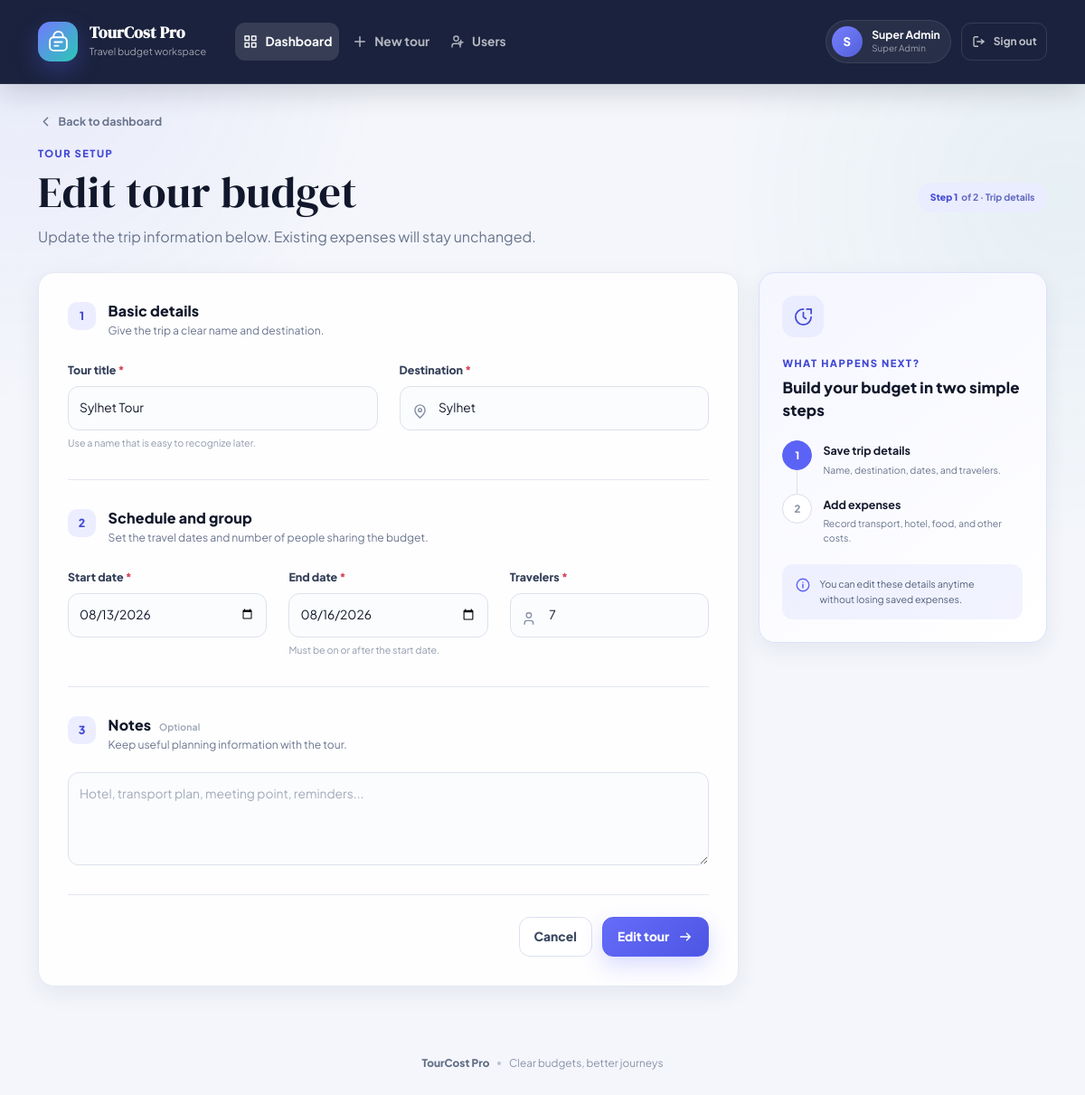
Before: /tour/2/edit (signed in) with the older database file.
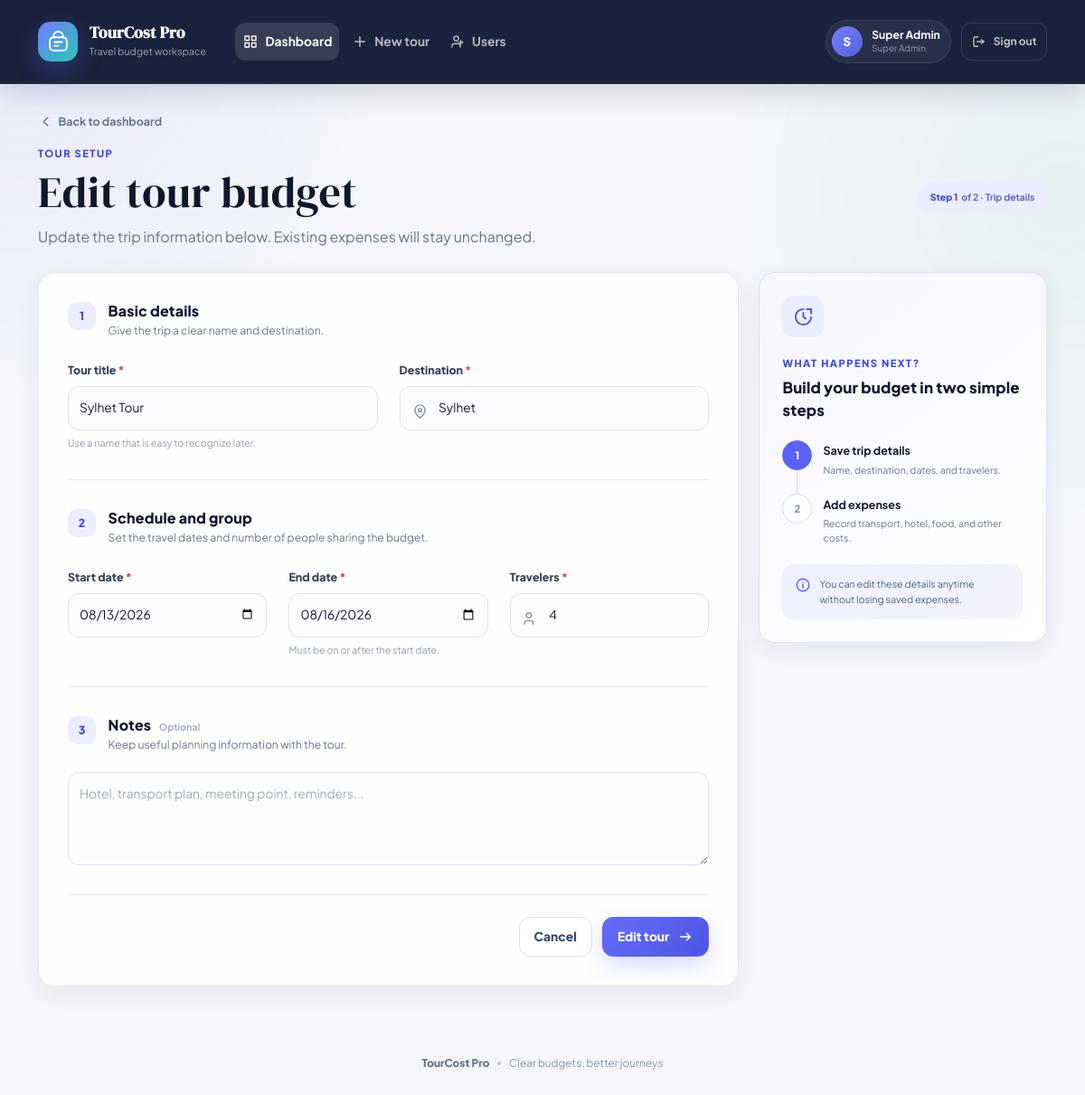
After: the same page with the newer database file.
### tables this page shows
CREATE TABLE tours (
                id INTEGER PRIMARY KEY AUTOINCREMENT,
                title TEXT NOT NULL,
                destination TEXT NOT NULL,
                start_date TEXT NOT NULL,
                end_date TEXT NOT NULL,
                travelers INTEGER NOT NULL,
                transport_cost REAL NOT NULL DEFAULT 0,
                hotel_cost_per_night REAL NOT NULL DEFAULT 0,
                hotel_nights INTEGER NOT NULL DEFAULT 0,
                food_cost_per_person_per_day REAL NOT NULL DEFAULT 0,
                food_days INTEGER NOT NULL DEFAULT 0,
                activities_cost REAL NOT NULL DEFAULT 0,
                visa_cost REAL NOT NULL DEFAULT 0,
                shopping_cost REAL NOT NULL DEFAULT 0,
                other_cost REAL NOT NULL DEFAULT 0,
                tax_percent REAL NOT NULL DEFAULT 0,
                contingency_percent REAL NOT NULL DEFAULT 0,
                notes TEXT DEFAULT '',
                created_at TEXT NOT NULL,
                updated_at TEXT NOT NULL
            , total_cost REAL NOT NULL DEFAULT 0);

### app.py (the view, shortened to what this page needs)
@app.route("/tour/<int:tour_id>/edit", methods=["GET", "POST"])
@login_required
def edit_tour(tour_id):
    with get_db() as conn:
        existing = conn.execute("SELECT * FROM tours WHERE id = ?", (tour_id,)).fetchone()
    if not existing:
        flash("Tour not found.", "danger")
        return redirect(url_for("dashboard"))
    return render_template("tour_form.html", tour=existing, mode="Edit")

### app.py (called while the page is built)
def get_db():
    conn = sqlite3.connect(DB_PATH)
    conn.row_factory = sqlite3.Row
    return conn

def get_user_by_id(user_id):
    with get_db() as conn:
        return conn.execute("SELECT * FROM users WHERE id = ?", (user_id,)).fetchone()

def login_required(view):
    @wraps(view)
    def wrapped(*args, **kwargs):
        if not g.current_user:
            flash("Please log in to continue.", "warning")
            return redirect(url_for("login", next=request.full_path))
        return view(*args, **kwargs)
    return wrapped

@app.before_request
def load_current_user():
    g.current_user = None
    user_id = session.get("user_id")
    if user_id:
        g.current_user = get_user_by_id(user_id)
        if g.current_user is None:
            session.clear()

@app.context_processor
def inject_user_state():
    current_user = g.current_user
    return {
        "current_user": current_user,
        "is_logged_in": current_user is not None,
        "is_super_admin": bool(current_user and current_user["role"] == "super_admin"),
        "can_manage_users": bool(current_user and current_user["role"] == "super_admin"),
    }

### templates/tour_form.html (shortened to what the changed rows need)
{% extends "base.html" %}
{% block content %}
<div class="page-heading">
    <div class="page-heading-row">
        <div>
            <h1>{{ mode }} tour budget</h1>
        </div>
    </div>
</div>
<div class="form-layout">
    <div class="form-surface">
        <form method="post" id="tourForm">
            <section class="form-section" aria-labelledby="basicDetailsHeading">
                <div class="form-section-heading">
                    <div>
                        <h2 id="basicDetailsHeading">Basic details</h2>
                    </div>
                </div>
                <div class="row g-4">
                    <div class="col-md-6">
                        <label class="form-label" for="tourTitle">Tour title <span class="required-mark">*</span></label>
                        <input class="form-control" id="tourTitle" name="title" required maxlength="120" value="{{ tour['title'] if tour else '' }}" placeholder="e.g. Cox's Bazar Weekend" autofocus>
                        <div class="field-hint">Use a name that is easy to recognize later.</div>
                    </div>
                    <div class="col-md-6">
                        <div class="input-with-icon">
                            <span aria-hidden="true"><svg viewBox="0 0 24 24" fill="none"><path d="M19 10c0 5-7 11-7 11S5 15 5 10a7 7 0 1 1 14 0Z" stroke="currentColor" stroke-width="1.8"/><circle cx="12" cy="10" r="2.3" stroke="currentColor" stroke-width="1.8"/></svg></span>
                            <input class="form-control" id="destination" name="destination" required maxlength="120" value="{{ tour['destination'] if tour else '' }}" placeholder="e.g. Cox's Bazar, Bangladesh">
                        </div>
                    </div>
                </div>
            </section>
            <section class="form-section" aria-labelledby="scheduleHeading">
                <div class="form-section-heading">
                    <div>
                        <h2 id="scheduleHeading">Schedule and group</h2>
                    </div>
                </div>
                <div class="row g-4">
                    <div class="col-md-4">
                        <label class="form-label" for="startDate">Start date <span class="required-mark">*</span></label>
                        <input type="date" class="form-control" id="startDate" name="start_date" required value="{{ tour['start_date'] if tour else '' }}">
                    </div>
                    <div class="col-md-4">
                        <label class="form-label" for="endDate">End date <span class="required-mark">*</span></label>
                        <input type="date" class="form-control" id="endDate" name="end_date" required value="{{ tour['end_date'] if tour else '' }}">
                        <div class="field-hint">Must be on or after the start date.</div>
                    </div>
                    <div class="col-md-4">
                        <div class="input-with-icon">
                            <span aria-hidden="true"><svg viewBox="0 0 24 24" fill="none"><path d="M16 20v-1.5a3.5 3.5 0 0 0-3.5-3.5h-5A3.5 3.5 0 0 0 4 18.5V20M10 11a3.5 3.5 0 1 0 0-7 3.5 3.5 0 0 0 0 7Z" stroke="currentColor" stroke-width="1.8" stroke-linecap="round"/></svg></span>
                            <input type="number" min="1" max="10000" class="form-control" id="travelers" name="travelers" required value="{{ tour['travelers'] if tour else 1 }}">
                        </div>
                    </div>
                </div>
            </section>
            <section class="form-section" aria-labelledby="notesHeading">
                <div class="form-section-heading">
                    <div>
                        <h2 id="notesHeading">Notes <span class="optional-label">Optional</span></h2>
                    </div>
                </div>
            </section>
        </form>
    </div>
    <aside class="workflow-card" aria-labelledby="nextStepsHeading">
        <h2 id="nextStepsHeading">Build your budget in two simple steps</h2>
    </aside>
</div>
{% endblock %}

Changed rows visible on the page:
changed tours "Sylhet Tour": travelers "7" → "4"
